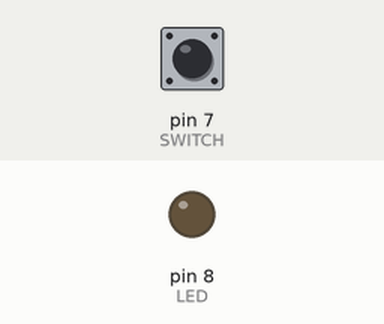
Simulated run of this sketch. Board: Arduino Uno, built with avr-gcc and run on an emulated ATmega328P. On the bench: output pins drawn as LEDs (lit = HIGH). The test bench sets the inputs (shaded band); at power-on: pin 7 (SWITCH) HIGH.

Above: at 1.2 s.
1.3 s: pin 7 (SWITCH) pulled LOW for 1 s
At 3.5 s:
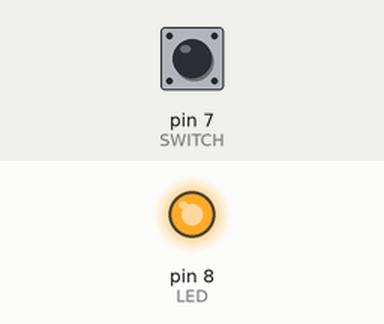
3.8 s: pin 7 (SWITCH) pulled LOW for 0.15 s
At 4.6 s:
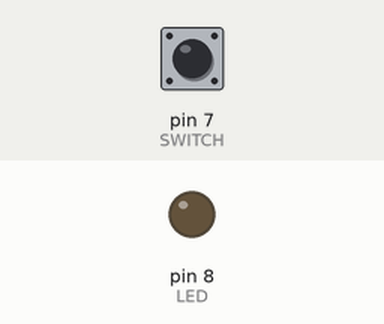
Timing chart, 0 to 6.8 s (numbered marks = the images above; inputs shaded):
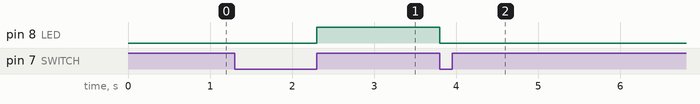

Measured:
- after the input at 1.3 s, pin 8 (LED): LOW → HIGH after 1.0 s
- after the input at 3.8 s, pin 8 (LED): HIGH → LOW at once

The sketch:

LED_Timing_based_Switching.ino
```cpp
#define SWITCH 7
#define LED 8
void setup() {
  pinMode(LED,OUTPUT);
  pinMode(SWITCH,INPUT);

}
static int a;
void loop() {
      a=digitalRead(SWITCH);
      if(digitalRead(SWITCH)!=a)
          digitalWrite(LED,!a);
}
```
